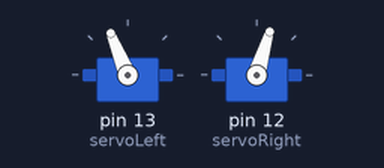
This sketch was run on a simulated Arduino Uno, built with avr-gcc and run on an emulated ATmega328P. Parts: 2 × servo.

Above: at 0.1 s.
At 3.1 s:
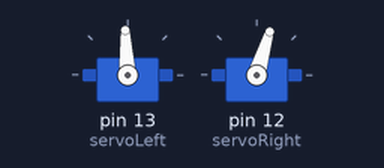
At 5.1 s:
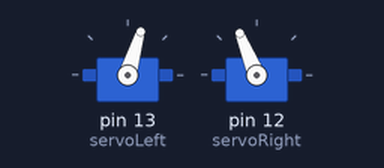
At 8.1 s:
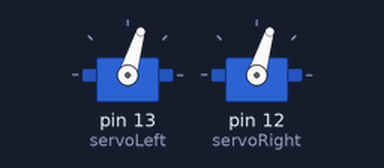
Timing chart, 0 to 9.6 s (numbered marks = the images above):
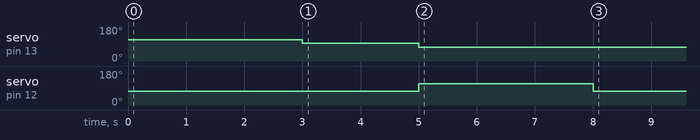

The sketch:

Chalange3.ino
```cpp
#include <Servo.h>
const int led0OutPin =2;
Servo servoLeft;
Servo servoRight;
void setup() {
  // put your setup code here, to run once:
servoLeft.attach(13);
servoRight.attach(12);
servoLeft.writeMicroseconds(1700);
servoRight.writeMicroseconds(1300);
digitalWrite(led0OutPin,HIGH);

delay(3000);
servoLeft.writeMicroseconds(1500);
delay(2000);
servoLeft.writeMicroseconds(1300);
servoRight.writeMicroseconds(1700);
delay(3000);
servoLeft.writeMicroseconds(1300);
servoRight.writeMicroseconds(1300);
delay(3000);
servoLeft.detach();
servoRight.detach();
}
void loop() {
  // put your main code here, to run repeatedly:

}
```
